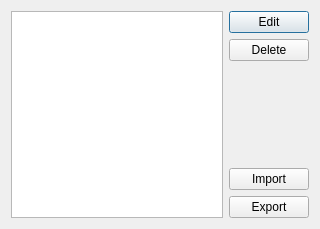
<?xml version="1.0" encoding="UTF-8"?>
<ui version="4.0">
 <class>Dialog</class>
 <widget class="QDialog" name="Dialog">
  <property name="geometry">
   <rect>
    <x>0</x>
    <y>0</y>
    <width>320</width>
    <height>229</height>
   </rect>
  </property>
  <property name="windowTitle">
   <string>Manage Devices</string>
  </property>
  <layout class="QGridLayout" name="gridLayout">
   <item row="0" column="0">
    <widget class="QListWidget" name="list"/>
   </item>
   <item row="0" column="1">
    <layout class="QVBoxLayout" name="verticalLayout">
     <item>
      <widget class="QPushButton" name="editButton">
       <property name="text">
        <string>Edit</string>
       </property>
      </widget>
     </item>
     <item>
      <widget class="QPushButton" name="deleteButton">
       <property name="text">
        <string>Delete</string>
       </property>
      </widget>
     </item>
     <item>
      <spacer name="verticalSpacer">
       <property name="orientation">
        <enum>Qt::Vertical</enum>
       </property>
       <property name="sizeHint" stdset="0">
        <size>
         <width>20</width>
         <height>40</height>
        </size>
       </property>
      </spacer>
     </item>
     <item>
      <widget class="QPushButton" name="importButton">
       <property name="text">
        <string>Import</string>
       </property>
      </widget>
     </item>
     <item>
      <widget class="QPushButton" name="exportButton">
       <property name="text">
        <string>Export</string>
       </property>
      </widget>
     </item>
    </layout>
   </item>
  </layout>
 </widget>
 <resources/>
 <connections/>
</ui>
